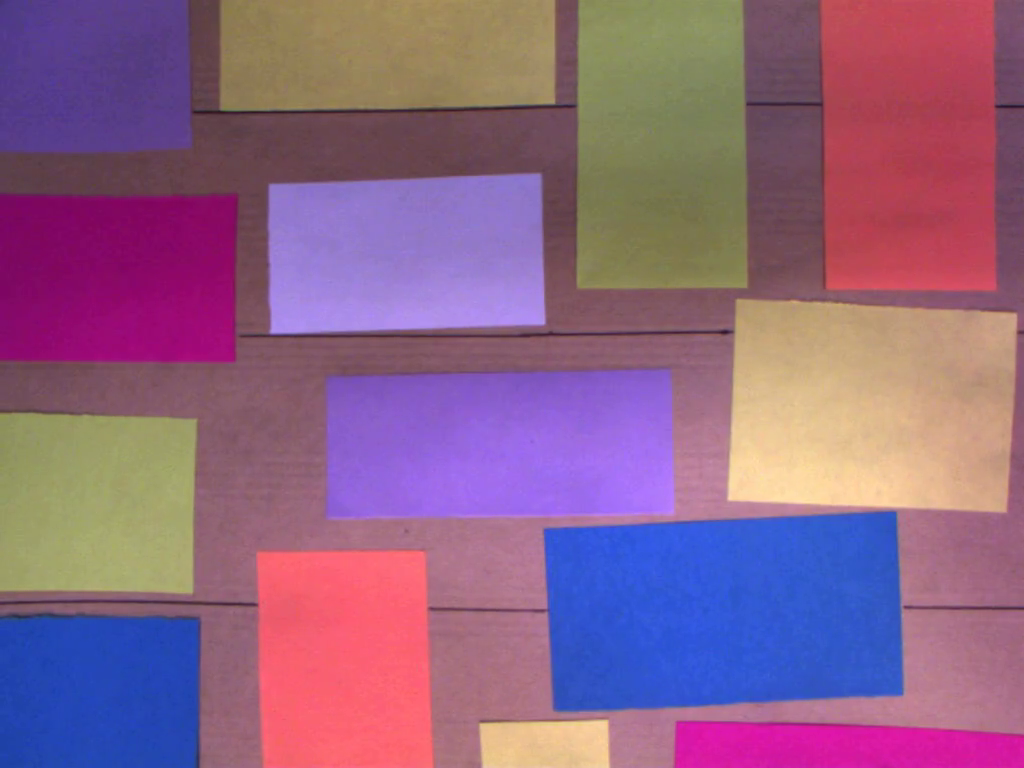
#> input picture frame 11 of paperEval.mp4, 1024 x 768 px
$ python main.py
#> lines starting #> are read from the running program, lines starting #| are printed output that depends on the picture; after the words box and inside, x2 and y2 are one past the last pixel; in counts of white or black regions, pixels touching at a corner belong together
import cv2
import numpy as np
import pandas as pd
def findContourseOfTheMask(img,mask):
    # Find contours
    contours, hierarchy = cv2.findContours (mask, cv2.RETR_TREE, cv2.CHAIN_APPROX_SIMPLE)
    return contours
# PLot contours
# [4 lines left out: function plotContours, not called in this run]

def findCenter ( img, contours ):
    # Find the center of the contour
    centers=[]
    for cnt in contours:
        M = cv2.moments (cnt)
        cx = int (M ['m10'] / M ['m00'])
        cy = int (M ['m01'] / M ['m00'])
        #save centers in vector
        centers.append([cx,cy])

        cv2.circle (img, (cx, cy), 5, (255, 0, 0), -1)
    return centers,img

#Plot the center of the contour
# [8 lines left out: function plotCenter, not called in this run]
def drawBoxAroundObjectWithMask(img,mask):
    # Find contours
    contours, hierarchy = cv2.findContours (mask, cv2.RETR_TREE, cv2.CHAIN_APPROX_SIMPLE)
    # Draw contours
    #img = cv2.drawContours (img, contours, -1, (0, 255, 0), 3)
    #Draw a rectangle around the contour
    for cnt in contours:
        x, y, w, h = cv2.boundingRect (cnt)
        cv2.rectangle (img, (x, y), (x + w, y + h), (0, 255, 0), 2)

    return img
def eroding_image(img,ker):
    kernel = np.ones (( ker, ker ), np.uint8 )
    erosion = cv2.erode (img, kernel, iterations = 1)
    return erosion
def dilate_image(img,ker):
    kernel = np.ones (( ker, ker ), np.uint8 )
    dilate = cv2.dilate(img, kernel, iterations=1)
    return dilate

def colori(hsvimage, minv, maxv, dil, ero): ## orange
    full_mask = cv2.inRange(hsvimage, minv, maxv)
    full_mask=eroding_image(full_mask,ero)
    full_mask=dilate_image(full_mask,dil)
    #result = cv2.bitwise_and(result, result, mask=full_mask)
    contours=findContourseOfTheMask(hsvimage,full_mask)
    return full_mask , contours
# [7 lines left out: function colori2, not called in this run]
def writeTextInTheCenterOfTheContour(img,contours,text,offset):
    # Find the center of the contour
    for cnt in contours:
        M = cv2.moments(cnt)
        cx = int (M ['m10'] / M ['m00'])
        cy = int (M ['m01'] / M ['m00'])
        cv2.putText (img, text, (cx, cy+offset), cv2.FONT_ITALIC, 0.6, (0, 0, 0), 2, cv2.LINE_AA)
    return img
#function tu find the height and width of the image
def findsector(img,contours):
    #obtain height and width of the image
    height, width = img.shape[:2]
    sectorv=[]
    #if centre of the contour is in the middle of the image then the object is in the middle of the image
    for cnt in contours:
        M = cv2.moments (cnt)
        cx = int (M ['m10'] / M ['m00'])
        cy = int (M ['m01'] / M ['m00'])
        if cy<=4*height/4 and cy>=3*height/4:
            sector=1
        if cy<=3*height/4 and cy>=2*height/4:
            sector=2
        if cy<=2*height/4 and cy>=1*height/4:
            sector=3
        if cy<=1*height/4 and cy>=0*height/4:
            sector=4
        #puttext in image
        print(cy)
        cv2.putText (img, str(sector), (cx, cy+20), cv2.FONT_ITALIC, 0.6, (0, 0, 0), 2, cv2.LINE_AA)
        ## appen sector in sectorv
        sectorv.append(sector)
    return sectorv,img
def processImage(img1):
    ##create image
    #image = cv2.imread('paperEval.png')
    image = img1
    #cv2.imshow("Original", image)
    hsvimage = cv2.cvtColor(image, cv2.COLOR_BGR2HSV)
    #result = image.copy()
    ###############Orange########################
    countourscounter=[]
    colorcounter=[]
    sectorcounter=[]
    ############To find the region of the center################
    ## Size of the image

    ############################

    minvor = np.array([144,123,105],np.uint8)  ## orange
    maxvor = np.array([179,176,255],np.uint8)   ## orange
    dilor=20
    eroor=10
    full_maskor,contoursor=colori(hsvimage, minvor, maxvor, dilor, eroor)
    ## findcenters
    centersor,imgor=findCenter(image,contoursor) ### centersor is the position of the center of the contours
    text="Orange"
    imgor=writeTextInTheCenterOfTheContour(imgor,contoursor,text,0)
    ##plot centers
    sectorvor,image=findsector(image,contoursor)
    print("sectorvorange",sectorvor)
    #put sector in the center of the contour
    ## appen centersor in countourscounter
    countourscounter.append(centersor)
    colorcounter.append("Orange")
    sectorcounter.append(sectorvor)
    imaux=drawBoxAroundObjectWithMask(image,full_maskor);
    #
    ###############################################
    ####################Green###################
    minvgr = np.array([25, 75, 86],np.uint8)
    maxvgr = np.array([91, 250, 255],np.uint8)
    dilgr=40
    erogr=6
    full_maskgr,contoursgr=colori(hsvimage, minvgr, maxvgr, dilgr, erogr)
    ## apply opening

    #opening = cv.morphologyEx(img, cv.MORPH_OPEN, kernel)
    # apply oppening to the mask
    kernel=np.ones((100,100),np.uint8)
    full_maskgr = cv2.morphologyEx(full_maskgr, cv2.MORPH_OPEN, kernel)


    centersgr,imggr=findCenter(image,contoursgr)
    text="Green"
    imggr=writeTextInTheCenterOfTheContour(imggr,contoursgr,text,0)

    sectorvgr, image=findsector(image,contoursgr)
    imaux=drawBoxAroundObjectWithMask(imaux,full_maskgr);
    print("sectorvgreen",sectorvgr)
    ## appen centersor in countourscounter
    countourscounter.append(centersgr)
    colorcounter.append("Green")
    sectorcounter.append(sectorvgr)
    #####################
    ###############yellow###################
    minvy = np.array([11, 86, 132],np.uint8)
    maxvy = np.array([21, 255, 255],np.uint8)
    dily=50
    eroy=6
    full_maskoy,contoursy=colori(hsvimage, minvy, maxvy, dily, eroy)
    centersy,imgy=findCenter(image,contoursy)
    text="Yellow"
    imgy=writeTextInTheCenterOfTheContour(imgy,contoursy,text,0)
    sectorvy, image=findsector(image,contoursy)

    ## appen centersor in countourscounter
    countourscounter.append(centersy)
    colorcounter.append("Yellow")
    sectorcounter.append(sectorvy)
    imaux=drawBoxAroundObjectWithMask(imaux,full_maskoy);
    ###############Pink###################
    minvy = np.array([150,180,120],np.uint8)
    maxvy = np.array([180,255,255],np.uint8)
    dily=20
    eroy=2
    full_maskpk,contourspk=colori(hsvimage, minvy, maxvy, dily, eroy)
    centerspk,imgpk=findCenter(image,contourspk)
    text="Pink"
    imgpk=writeTextInTheCenterOfTheContour(imgpk,contourspk,text,0)
    sectorvpk, image=findsector(image,contourspk)
    countourscounter.append(centerspk)
    colorcounter.append("Pink")
    sectorcounter.append(sectorvpk)

    imaux=drawBoxAroundObjectWithMask(imaux,full_maskpk);

    ##############Purple####################
    minvy = np.array([129,120,100],np.uint8)
    maxvy = np.array([140,150,255],np.uint8)
    dily=40
    eroy=10
    full_maskpu,contourspu=colori(hsvimage, minvy, maxvy, dily, eroy)
    centerspu,imgpu=findCenter(image,contourspu)
    text="Purple"
    imgpu=writeTextInTheCenterOfTheContour(imgpu,contourspu,text,0)
    sectorvpu, image=findsector(image,contourspu)
    countourscounter.append(centerspu)
    colorcounter.append("Purple")
    sectorcounter.append(sectorvpu)
    imaux=drawBoxAroundObjectWithMask(imaux,full_maskpu)

    ##################Blue######################
    minvy = np.array([90,50,70],np.uint8)
    maxvy = np.array([120,255,255],np.uint8)
    dily=20
    eroy=10
    full_maskbl,contoursbl=colori(hsvimage, minvy, maxvy, dily, eroy)
    centersbl,imgbl=findCenter(image,contoursbl)
    text="Blue"
    imgbl=writeTextInTheCenterOfTheContour(imgbl,contoursbl,text,0)
    sectorvbl, image=findsector(image,contoursbl)
    countourscounter.append(centersbl)
    colorcounter.append("Blue")
    sectorcounter.append(sectorvbl)
    imaux=drawBoxAroundObjectWithMask(imaux,full_maskbl)
    ####################White###################
    minvy = np.array([90,35,160],np.uint8)
    maxvy = np.array([133,115,255],np.uint8)
    dily=20
    eroy=5
    full_maskwh,contourswh=colori(hsvimage, minvy, maxvy, dily, eroy)
    centerswh,imgwh=findCenter(image,contourswh)
    text="White"
    imgwh=writeTextInTheCenterOfTheContour(imgwh,contourswh,text,0)
    sectorvwh, image=findsector(image,contourswh)
    countourscounter.append(centerswh)
    colorcounter.append("White")
    sectorcounter.append(sectorvwh)
    imaux=drawBoxAroundObjectWithMask(imaux,full_maskwh)
    # size of the list countourscounter
    #convert countourscounter to numpy array
    countourscounter1=np.array(countourscounter)
    #append countourcounter lists to a list

    listcentersx=[]
    listcentersy=[]
    listcolor=[]
    listsector=[]
    #for to countourscounter
    counter=0
    for i in range(len(countourscounter)):
        for j in range(len(countourscounter[i])):
            counter=counter+1
            listcentersx.append(countourscounter[i][j][0])
            listcentersy.append(countourscounter[i][j][1])
            listcolor.append(colorcounter[i])
            listsector.append(sectorcounter[i][j])

            print('The centers are')
            print(countourscounter[i][j])
            text=str(counter)
            center=countourscounter[i][j]
            cv2.putText (imaux, text, (center[0]+20, center[1]+20), cv2.FONT_ITALIC, 0.6, (255, 255, 255), 2, cv2.LINE_AA)

    maskx=full_maskpu
    return maskx, imaux, listcentersx, listcentersy, listcolor, listsector

cap = cv2.VideoCapture('paperEval.mp4')
out=cv2.VideoWriter('result_output.avi',cv2.VideoWriter_fourcc(*'DIVX'), 15, (640,480))
counterframe=1
while(cap.isOpened()):
    ret, frame = cap.read()
#> frame is the input picture: shape (768, 1024, 3); mean B, G, R 132.4, 99.4, 142.7
    # Eliminate shadows and noise
    #frame = cv2.GaussianBlur(frame, (5, 5), 0)
    frame = cv2.medianBlur(frame, 5)
    #frame = cv2.bilateralFilter(frame, 9, 75, 75)
    #frame = cv2.fastNlMeansDenoisingColored(frame,None,10,10,7,21)
    if ret==True:
        maskx, imaux, listcentersx, listcentersy, listcolor, listsector = processImage(frame)
#> in findContourseOfTheMask, `contours, hierarchy = cv2.findContours (mask, cv2.RETR_TREE, cv2.CHAIN..`: contours = 2 contours; box (x1, y1, x2, y2) and area: (816, 0, 1004, 298) 54058, (252, 546, 440, 768) 39768
#> in processImage, `full_maskor,contoursor=colori(hsvimage, minvor, maxvor, dilor, eroor)`: contoursor has the same summary as contours in findContourseOfTheMask
#> the loop in findCenter, `for cnt in contours:` made 2 passes
#> (cx, cy) on passes 1 to 2: (345, 656), (910, 147)
#> after the loop in findCenter, `for cnt in contours:`: centers = [[345, 656], [910, 147]]
#> the loop in writeTextInTheCenterOfTheContour, `for cnt in contours:` made 2 passes
#> the loop in findsector, `for cnt in contours:` made 2 passes
#> (cx, cy, sector) on passes 1 to 2: (345, 656, 1), (910, 147, 4)
#> (printed output is left out)
#> after the loop in findsector, `for cnt in contours:`: sectorv = [1, 4]
#| sectorvorange [1, 4]
#> the loop in drawBoxAroundObjectWithMask, `for cnt in contours:` made 2 passes
#> (x, y, w, h) on passes 1 to 2: (252, 546, 188, 222), (816, 0, 188, 298)
#> in findContourseOfTheMask (call 2), `contours, hierarchy = cv2.findContours (mask, cv2.RETR_TREE, cv2.CHAIN..`: contours = 2 contours; box (x1, y1, x2, y2) and area: (562, 0, 764, 306) 60580, (0, 398, 214, 610) 43690
#> in processImage, `full_maskgr,contoursgr=colori(hsvimage, minvgr, maxvgr, dilgr, erogr)`: contoursgr has the same summary as contours in findContourseOfTheMask
#> the loop in findCenter (call 2), `for cnt in contours:` made 2 passes
#> (cx, cy) on passes 1 to 2: (104, 503), (661, 153)
#> in processImage, `centersgr,imggr=findCenter(image,contoursgr)`: centersgr = [[104, 503], [661, 153]]
#> the loop in writeTextInTheCenterOfTheContour (call 2), `for cnt in contours:` made 2 passes
#> the loop in findsector (call 2), `for cnt in contours:` made 2 passes
#> (cx, cy, sector) on passes 1 to 2: (104, 503, 2), (661, 153, 4)
#> (printed output is left out)
#> in processImage, `sectorvgr, image=findsector(image,contoursgr)`: sectorvgr = [2, 4]
#> in drawBoxAroundObjectWithMask (call 2), `contours, hierarchy = cv2.findContours (mask, cv2.RETR_TREE, cv2.CHAIN..`: contours = 2 contours; box (x1, y1, x2, y2) and area: (563, 0, 764, 307) 60484, (0, 399, 213, 609) 43684
#> the loop in drawBoxAroundObjectWithMask (call 2), `for cnt in contours:` made 2 passes
#> (x, y, w, h) on passes 1 to 2: (0, 399, 213, 210), (563, 0, 201, 307)
#| sectorvgreen [2, 4]
#> in findContourseOfTheMask (call 3), `contours, hierarchy = cv2.findContours (mask, cv2.RETR_TREE, cv2.CHAIN..`: contours = 3 contours; box (x1, y1, x2, y2) and area: (710, 278, 1024, 533) 75499, (200, 0, 579, 131) 48462, (460, 701, 632, 768) 11247
#> in processImage, `full_maskoy,contoursy=colori(hsvimage, minvy, maxvy, dily, eroy)`: contoursy has the same summary as contours in findContourseOfTheMask
#> in processImage, `centersy,imgy=findCenter(image,contoursy)`: centersy = [[545, 734], [867, 406], [387, 64]]
#> in processImage, `sectorvy, image=findsector(image,contoursy)`: sectorvy = [1, 2, 4]
#> in findContourseOfTheMask (call 4), `contours, hierarchy = cv2.findContours (mask, cv2.RETR_TREE, cv2.CHAIN..`: contours = 2 contours; box (x1, y1, x2, y2) and area: (0, 187, 247, 372) 44465, (667, 714, 1024, 768) 17448
#> in processImage, `full_maskpk,contourspk=colori(hsvimage, minvy, maxvy, dily, eroy)`: contourspk has the same summary as contours in findContourseOfTheMask
#> in processImage, `centerspk,imgpk=findCenter(image,contourspk)`: centerspk = [[837, 742], [122, 279]]
#> in processImage, `sectorvpk, image=findsector(image,contourspk)`: sectorvpk = [1, 3]
#> in findContourseOfTheMask (call 5), `contours, hierarchy = cv2.findContours (mask, cv2.RETR_TREE, cv2.CHAIN..`: contours = 2 contours; box (x1, y1, x2, y2) and area: (313, 356, 689, 534) 64017, (0, 0, 208, 168) 33655
#> in processImage, `full_maskpu,contourspu=colori(hsvimage, minvy, maxvy, dily, eroy)`: contourspu has the same summary as contours in findContourseOfTheMask
#> in processImage, `centerspu,imgpu=findCenter(image,contourspu)`: centerspu = [[501, 444], [102, 83]]
#> the loop in writeTextInTheCenterOfTheContour (call 5), `for cnt in contours:` made 2 passes
#> after the loop in writeTextInTheCenterOfTheContour (call 5), `for cnt in contours:`:
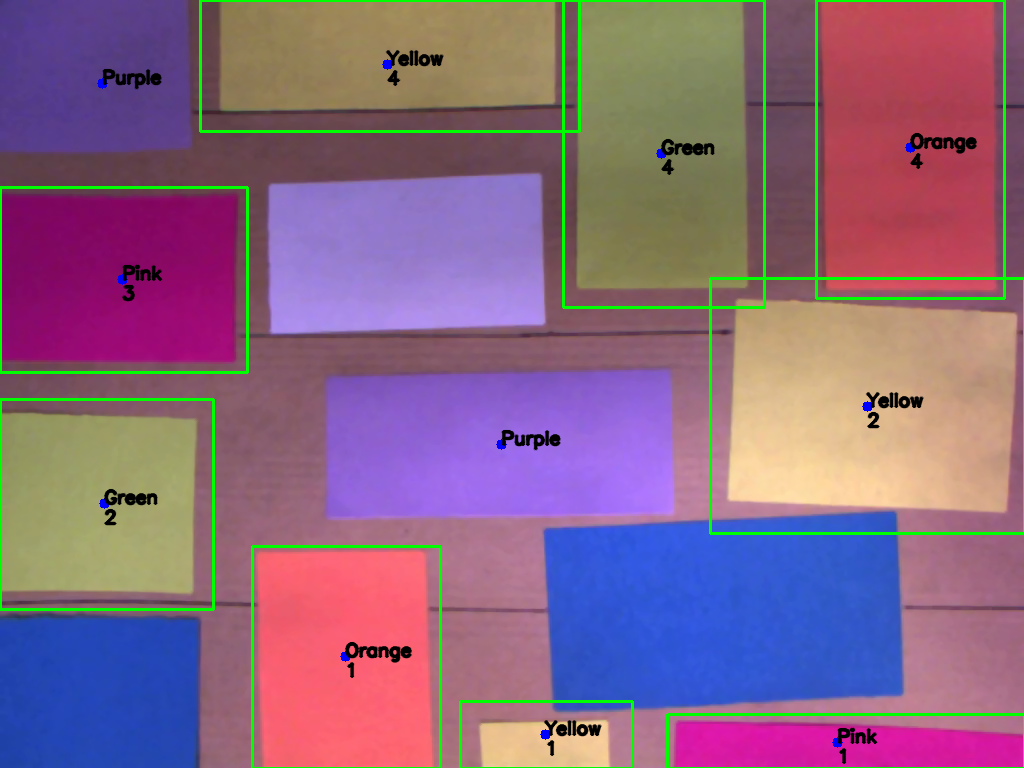
#> img: shape (768, 1024, 3); mean B, G, R 128.7, 102.7, 137.6
#> in processImage, `sectorvpu, image=findsector(image,contourspu)`: sectorvpu = [2, 4]
#> in findContourseOfTheMask (call 6), `contours, hierarchy = cv2.findContours (mask, cv2.RETR_TREE, cv2.CHAIN..`: contours = 2 contours; box (x1, y1, x2, y2) and area: (540, 508, 910, 718) 69490, (0, 610, 206, 768) 31500
#> in processImage, `full_maskbl,contoursbl=colori(hsvimage, minvy, maxvy, dily, eroy)`: contoursbl has the same summary as contours in findContourseOfTheMask
#> in processImage, `centersbl,imgbl=findCenter(image,contoursbl)`: centersbl = [[101, 689], [725, 612]]
#> the loop in writeTextInTheCenterOfTheContour (call 6), `for cnt in contours:` made 2 passes
#> after the loop in writeTextInTheCenterOfTheContour (call 6), `for cnt in contours:`:
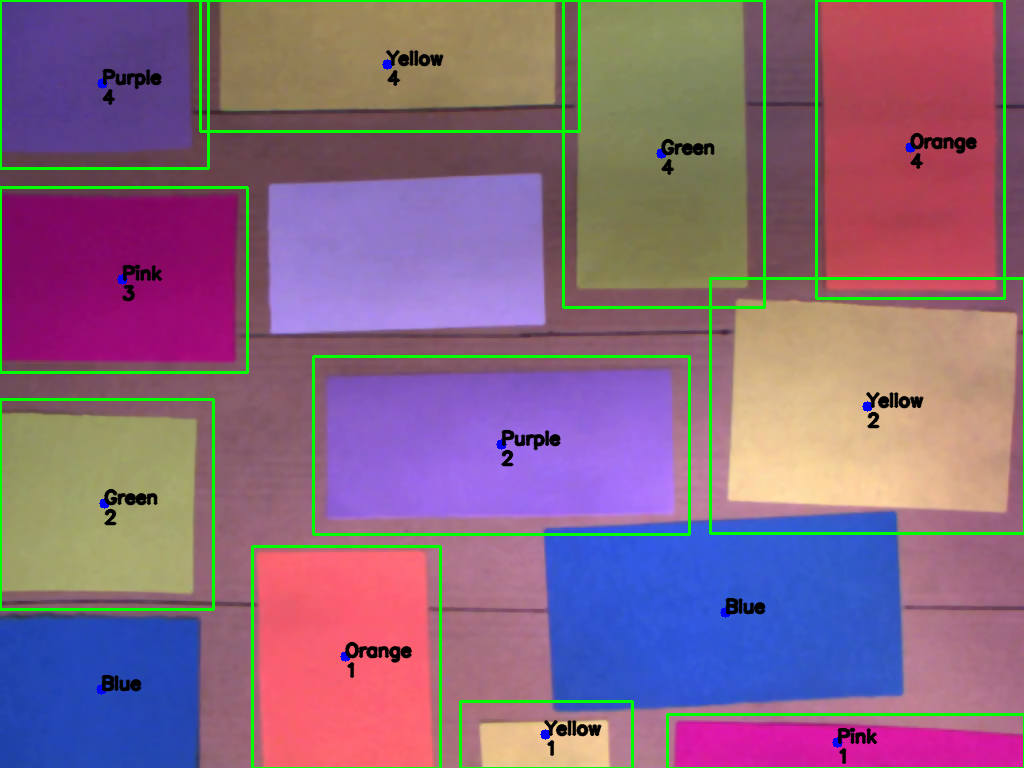
#> img: shape (768, 1024, 3); mean B, G, R 127.7, 103.7, 136.8
#> in processImage, `sectorvbl, image=findsector(image,contoursbl)`: sectorvbl = [1, 1]
#> in eroding_image (call 7), `erosion = cv2.erode (img, kernel, iterations = 1)`:
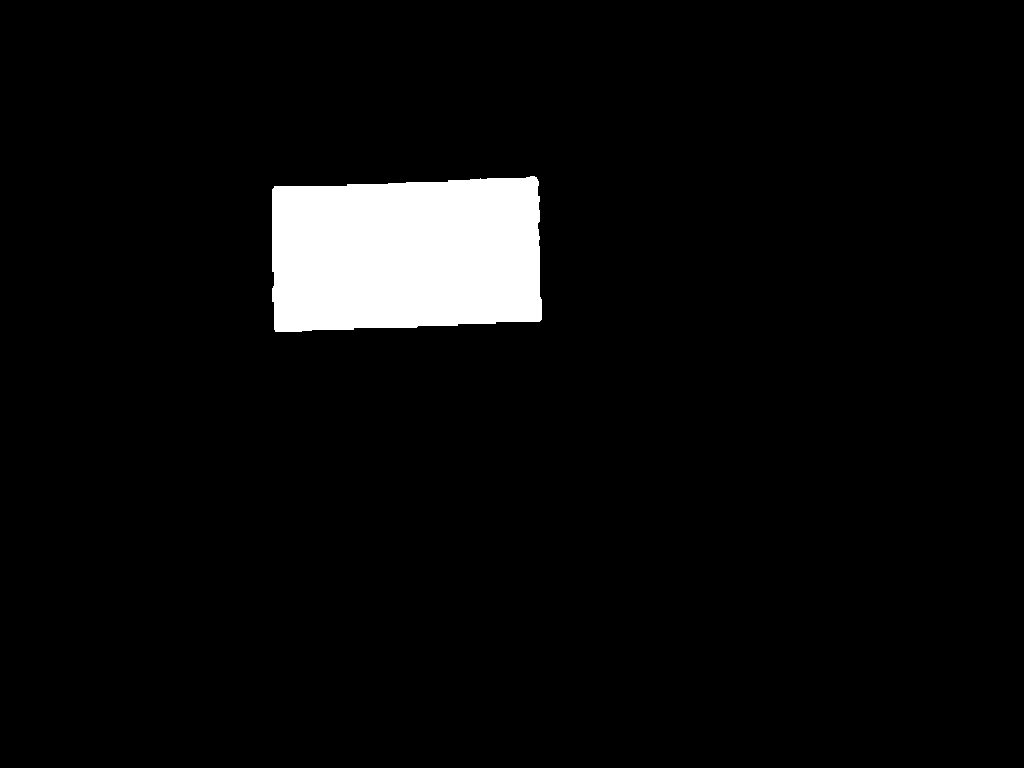
#> erosion: shape (768, 1024); 4.9% white; 1 white region
#> in findContourseOfTheMask (call 7), `contours, hierarchy = cv2.findContours (mask, cv2.RETR_TREE, cv2.CHAIN..`: contours = 1 contour; box (x1, y1, x2, y2) and area: (263, 167, 552, 342) 46756
#> in processImage, `full_maskwh,contourswh=colori(hsvimage, minvy, maxvy, dily, eroy)`: contourswh has the same summary as contours in findContourseOfTheMask
#> in processImage, `centerswh,imgwh=findCenter(image,contourswh)`: centerswh = [[406, 254]]
#> in processImage, `sectorvwh, image=findsector(image,contourswh)`: sectorvwh = [3]
#> (the run stopped early here; a loop or call above may not have finished)
